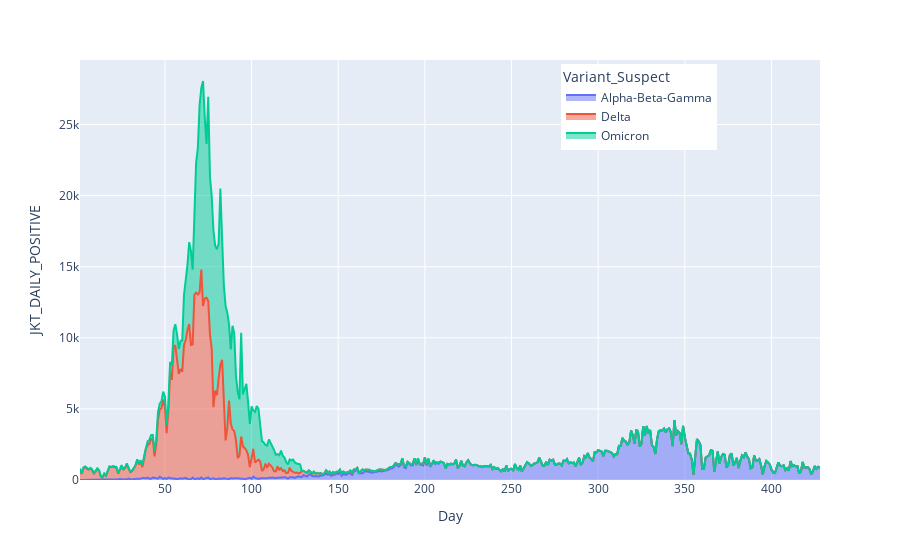

Notebook source saved alongside this figure:
### Code cell
import plotly.express as px

fig = px.area(datacovid, x="Day", y="JKT_DAILY_POSITIVE", color="Variant_Suspect")

fig.update_layout(legend=dict(
    yanchor="top",
    y=0.99,
    xanchor="left",
    x=0.65
))


fig.show()

### Figure 1 — Plotly figure (JSON) as saved in the notebook; plotly's stock layout.template omitted (floating-point values rounded to 4 significant figures; data arrays with more than 128 entries replaced by an {"elided": "..."} marker saying what was removed)
{"data": [{"hovertemplate": "Variant_Suspect=Alpha-Beta-Gamma<br>Day=%{x}<br>JKT_DAILY_POSITIVE=%{y}<extra></extra>", "legendgroup": "Alpha-Beta-Gamma", "line": {"color": "#636efa"}, "marker": {"symbol": "circle"}, "mode": "lines", "name": "Alpha-Beta-Gamma", "orientation": "v", "showlegend": true, "stackgroup": "1", "x": {"elided": "428 int values"}, "xaxis": "x", "y": {"elided": "428 int values"}, "yaxis": "y", "type": "scatter"}, {"hovertemplate": "Variant_Suspect=Delta<br>Day=%{x}<br>JKT_DAILY_POSITIVE=%{y}<extra></extra>", "legendgroup": "Delta", "line": {"color": "#EF553B"}, "marker": {"symbol": "circle"}, "mode": "lines", "name": "Delta", "orientation": "v", "showlegend": true, "stackgroup": "1", "x": {"elided": "208 int values"}, "xaxis": "x", "y": {"elided": "208 int values"}, "yaxis": "y", "type": "scatter"}, {"hovertemplate": "Variant_Suspect=Omicron<br>Day=%{x}<br>JKT_DAILY_POSITIVE=%{y}<extra></extra>", "legendgroup": "Omicron", "line": {"color": "#00cc96"}, "marker": {"symbol": "circle"}, "mode": "lines", "name": "Omicron", "orientation": "v", "showlegend": true, "stackgroup": "1", "x": [1, 2, 3, 4, 5, 6, 7, 8, 9, 10, 11, 12, 13, 14, 15, 16, 17, 18, 19, 20, 21, 22, 23, 24, 25, 26, 27, 28, 29, 30, 31, 32, 33, 34, 35, 36, 37, 38, 39, 40, 41, 42, 43, 44, 45, 46, 47, 48, 49, 50, 51, 52, 53, 54, 55, 56, 57, 58, 59, 60, 61, 62, 63, 64, 65, 66, 67, 68, 69, 70, 71, 72, 73, 74, 75, 76, 77, 78, 79, 80, 81, 82, 83, 84, 85, 86, 87, 88, 89, 90, 91, 92, 93, 94, 95, 96, 97, 98, 99, 100, 101, 102, 103, 104, 105, 106, 107, 108, 109, 110, 111, 112, 113, 114, 115, 116, 117, 118, 119, 120, 121, 122, 123, 124, 125, 126, 127, 128], "xaxis": "x", "y": [54, 51, 41, 44, 70, 28, 42, 48, 43, 14, 31, 41, 36, 26, 32, 32, 16, 20, 23, 40, 38, 74, 43, 38, 55, 43, 16, 69, 80, 47, 42, 96, 27, 53, 87, 118, 103, 172, 115, 259, 267, 300, 278, 393, 360, 537, 412, 478, 554, 720, 566, 493, 670, 1012, 1155, 1484, 1825, 1739, 1993, 2190, 3509, 4149, 4558, 5765, 6622, 5262, 6388, 9132, 10317, 13179, 12774, 15825, 12682, 10817, 14353, 11090, 10707, 12417, 10172, 10275, 9482, 12388, 8536, 8189, 9453, 8136, 5358, 5208, 7295, 6855, 4524, 4675, 3957, 7300, 3634, 4196, 4669, 3727, 3059, 3669, 2693, 3569, 3872, 3546, 2548, 2105, 1874, 1307, 1571, 1706, 1583, 1516, 1485, 1167, 862, 1012, 1235, 1067, 890, 796, 594, 573, 742, 901, 729, 641, 633, 612], "yaxis": "y", "type": "scatter"}], "layout": {"xaxis": {"anchor": "y", "domain": [0, 1], "title": {"text": "Day"}}, "yaxis": {"anchor": "x", "domain": [0, 1], "title": {"text": "JKT_DAILY_POSITIVE"}}, "legend": {"title": {"text": "Variant_Suspect"}, "tracegroupgap": 0, "yanchor": "top", "y": 0.99, "xanchor": "left", "x": 0.65}, "margin": {"t": 60}}}
